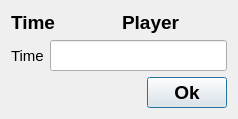
<?xml version="1.0" encoding="UTF-8"?>
<ui version="4.0">
 <class>AcceptResult</class>
 <widget class="QDialog" name="AcceptResult">
  <property name="geometry">
   <rect>
    <x>0</x>
    <y>0</y>
    <width>238</width>
    <height>118</height>
   </rect>
  </property>
  <property name="font">
   <font>
    <pointsize>14</pointsize>
    <bold>true</bold>
   </font>
  </property>
  <property name="windowTitle">
   <string>Dialog</string>
  </property>
  <property name="styleSheet">
   <string notr="true"/>
  </property>
  <layout class="QVBoxLayout" name="verticalLayout">
   <item>
    <layout class="QHBoxLayout" name="horizontalLayout">
     <item>
      <widget class="QLabel" name="label_2">
       <property name="text">
        <string>Time</string>
       </property>
       <property name="alignment">
        <set>Qt::AlignLeading|Qt::AlignLeft|Qt::AlignVCenter</set>
       </property>
      </widget>
     </item>
     <item>
      <widget class="QLabel" name="label">
       <property name="text">
        <string>Player</string>
       </property>
       <property name="alignment">
        <set>Qt::AlignLeading|Qt::AlignLeft|Qt::AlignVCenter</set>
       </property>
      </widget>
     </item>
    </layout>
   </item>
   <item>
    <layout class="QHBoxLayout" name="horizontalLayout_2">
     <item>
      <widget class="QLabel" name="timeLabel">
       <property name="font">
        <font>
         <pointsize>11</pointsize>
         <bold>false</bold>
        </font>
       </property>
       <property name="text">
        <string>Time</string>
       </property>
      </widget>
     </item>
     <item>
      <widget class="QLineEdit" name="playerLineEdit">
       <property name="sizePolicy">
        <sizepolicy hsizetype="Expanding" vsizetype="Minimum">
         <horstretch>0</horstretch>
         <verstretch>0</verstretch>
        </sizepolicy>
       </property>
       <property name="font">
        <font>
         <pointsize>14</pointsize>
         <bold>false</bold>
        </font>
       </property>
      </widget>
     </item>
    </layout>
   </item>
   <item>
    <layout class="QHBoxLayout" name="horizontalLayout_3">
     <item>
      <spacer name="horizontalSpacer">
       <property name="orientation">
        <enum>Qt::Horizontal</enum>
       </property>
       <property name="sizeType">
        <enum>QSizePolicy::MinimumExpanding</enum>
       </property>
       <property name="sizeHint" stdset="0">
        <size>
         <width>40</width>
         <height>20</height>
        </size>
       </property>
      </spacer>
     </item>
     <item>
      <widget class="QPushButton" name="okButton">
       <property name="text">
        <string>Ok</string>
       </property>
      </widget>
     </item>
    </layout>
   </item>
  </layout>
 </widget>
 <resources/>
 <connections/>
</ui>
